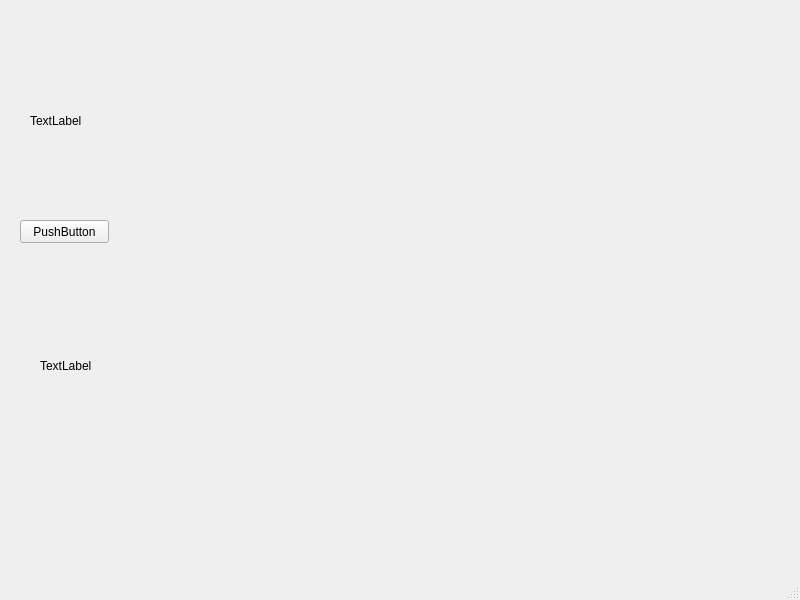
<?xml version="1.0" encoding="UTF-8"?>
<ui version="4.0">
 <class>MainWindow</class>
 <widget class="QMainWindow" name="MainWindow">
  <property name="geometry">
   <rect>
    <x>0</x>
    <y>0</y>
    <width>800</width>
    <height>600</height>
   </rect>
  </property>
  <property name="windowTitle">
   <string>MainWindow</string>
  </property>
  <widget class="QWidget" name="centralwidget">
   <widget class="QLabel" name="label">
    <property name="geometry">
     <rect>
      <x>30</x>
      <y>40</y>
      <width>451</width>
      <height>161</height>
     </rect>
    </property>
    <property name="text">
     <string>TextLabel</string>
    </property>
   </widget>
   <widget class="QPushButton" name="pushButton">
    <property name="geometry">
     <rect>
      <x>20</x>
      <y>220</y>
      <width>89</width>
      <height>23</height>
     </rect>
    </property>
    <property name="text">
     <string>PushButton</string>
    </property>
   </widget>
   <widget class="QLabel" name="label_2">
    <property name="geometry">
     <rect>
      <x>40</x>
      <y>270</y>
      <width>351</width>
      <height>191</height>
     </rect>
    </property>
    <property name="text">
     <string>TextLabel</string>
    </property>
   </widget>
  </widget>
  <widget class="QMenuBar" name="menubar">
   <property name="geometry">
    <rect>
     <x>0</x>
     <y>0</y>
     <width>800</width>
     <height>20</height>
    </rect>
   </property>
  </widget>
  <widget class="QStatusBar" name="statusbar"/>
 </widget>
 <resources/>
 <connections/>
</ui>
